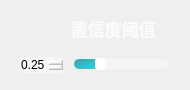
                  <widget class="QFrame" name="Conf_QF_cam">
                   <property name="minimumSize">
                    <size>
                     <width>190</width>
                     <height>90</height>
                    </size>
                   </property>
                   <property name="maximumSize">
                    <size>
                     <width>190</width>
                     <height>90</height>
                    </size>
                   </property>
                   <property name="styleSheet">
                    <string notr="true">QFrame#Conf_QF_cam{
border:2px solid rgba(255, 255, 255, 70);
border-radius:15px;
}</string>
                   </property>
                   <layout class="QVBoxLayout" name="verticalLayout_34">
                    <item>
                     <widget class="QPushButton" name="ToggleBotton_7">
                      <property name="sizePolicy">
                       <sizepolicy hsizetype="Expanding" vsizetype="Fixed">
                        <horstretch>0</horstretch>
                        <verstretch>0</verstretch>
                       </sizepolicy>
                      </property>
                      <property name="minimumSize">
                       <size>
                        <width>0</width>
                        <height>30</height>
                       </size>
                      </property>
                      <property name="maximumSize">
                       <size>
                        <width>16777215</width>
                        <height>30</height>
                       </size>
                      </property>
                      <property name="font">
                       <font>
                        <family>Nirmala UI</family>
                        <pointsize>13</pointsize>
                        <italic>false</italic>
                        <bold>true</bold>
                       </font>
                      </property>
                      <property name="cursor">
                       <cursorShape>ArrowCursor</cursorShape>
                      </property>
                      <property name="mouseTracking">
                       <bool>true</bool>
                      </property>
                      <property name="focusPolicy">
                       <enum>Qt::StrongFocus</enum>
                      </property>
                      <property name="contextMenuPolicy">
                       <enum>Qt::DefaultContextMenu</enum>
                      </property>
                      <property name="layoutDirection">
                       <enum>Qt::LeftToRight</enum>
                      </property>
                      <property name="autoFillBackground">
                       <bool>false</bool>
                      </property>
                      <property name="styleSheet">
                       <string notr="true">QPushButton{
background-image: url(:/all/img/conf.png);
background-repeat: no-repeat;
background-position: left center;
border: none;
border-left: 20px solid transparent;

text-align: left;
padding-left: 40px;
padding-bottom: 4px;
color: rgba(255, 255, 255, 199);
font: 700 13pt &quot;Nirmala UI&quot;;
}</string>
                      </property>
                      <property name="text">
                       <string>置信度阈值</string>
                      </property>
                      <property name="icon">
                       <iconset theme="zoom-out">
                        <normaloff>.</normaloff>.</iconset>
                      </property>
                      <property name="autoDefault">
                       <bool>false</bool>
                      </property>
                      <property name="default">
                       <bool>false</bool>
                      </property>
                      <property name="flat">
                       <bool>false</bool>
                      </property>
                     </widget>
                    </item>
                    <item>
                     <widget class="QFrame" name="frame_5">
                      <property name="sizePolicy">
                       <sizepolicy hsizetype="Preferred" vsizetype="Preferred">
                        <horstretch>0</horstretch>
                        <verstretch>0</verstretch>
                       </sizepolicy>
                      </property>
                      <property name="minimumSize">
                       <size>
                        <width>0</width>
                        <height>20</height>
                       </size>
                      </property>
                      <property name="maximumSize">
                       <size>
                        <width>16777215</width>
                        <height>20</height>
                       </size>
                      </property>
                      <layout class="QHBoxLayout" name="horizontalLayout_22">
                       <property name="spacing">
                        <number>10</number>
                       </property>
                       <property name="leftMargin">
                        <number>8</number>
                       </property>
                       <property name="topMargin">
                        <number>0</number>
                       </property>
                       <property name="rightMargin">
                        <number>10</number>
                       </property>
                       <property name="bottomMargin">
                        <number>0</number>
                       </property>
                       <item>
                        <widget class="QDoubleSpinBox" name="conf_spinbox_cam">
                         <property name="cursor">
                          <cursorShape>PointingHandCursor</cursorShape>
                         </property>
                         <property name="styleSheet">
                          <string notr="true">QDoubleSpinBox {
border: 0px solid lightgray;
border-radius: 2px;
background-color: rgba(255,255,255,90);
font: 600 9pt &quot;Segoe UI&quot;;
}
        
QDoubleSpinBox::up-button {
width: 10px;
height: 9px;
margin: 0px 3px 0px 0px;
border-image: url(:/all/img/box_up.png);
}
QDoubleSpinBox::up-button:pressed {
margin-top: 1px;
}
            
QDoubleSpinBox::down-button {
width: 10px;
height: 9px;
margin: 0px 3px 0px 0px;
border-image: url(:/all/img/box_down.png);
}
QDoubleSpinBox::down-button:pressed {
margin-bottom: 1px;
}</string>
                         </property>
                         <property name="minimum">
                          <double>0.010000000000000</double>
                         </property>
                         <property name="maximum">
                          <double>1.000000000000000</double>
                         </property>
                         <property name="singleStep">
                          <double>0.050000000000000</double>
                         </property>
                         <property name="value">
                          <double>0.250000000000000</double>
                         </property>
                        </widget>
                       </item>
                       <item>
                        <widget class="QSlider" name="conf_slider_cam">
                         <property name="cursor">
                          <cursorShape>PointingHandCursor</cursorShape>
                         </property>
                         <property name="styleSheet">
                          <string notr="true">QSlider::groove:horizontal {
border: none;
height: 10px;
background-color: rgba(255,255,255,90);
border-radius: 5px;
}

QSlider::handle:horizontal {
width: 10px;
margin: -1px 0px -1px 0px;
border-radius: 3px;
background-color: white;
}

QSlider::sub-page:horizontal {
background-color: qlineargradient(x1:0, y1:0, x2:1, y2:1, stop:0 #59969b, stop:1 #04e7fa);
border-radius: 5px;
}</string>
                         </property>
                         <property name="minimum">
                          <number>1</number>
                         </property>
                         <property name="maximum">
                          <number>100</number>
                         </property>
                         <property name="value">
                          <number>25</number>
                         </property>
                         <property name="orientation">
                          <enum>Qt::Horizontal</enum>
                         </property>
                        </widget>
                       </item>
                      </layout>
                     </widget>
                    </item>
                   </layout>
                  </widget>
